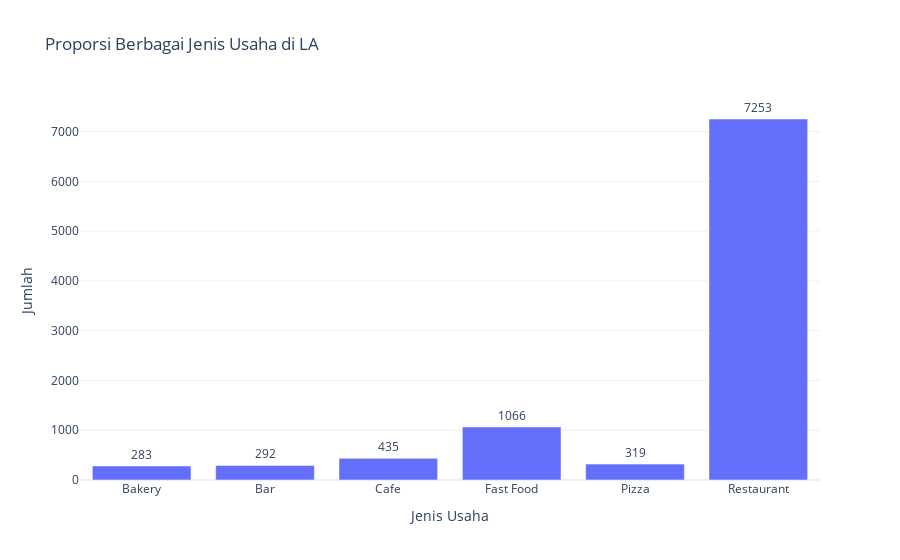

The notebook cell this image was saved under:
### Markdown cell above
Semua usaha yang ada telah dihitung berdasarkan jenisnya, selanjutnya mari visualisasikan datanya:

### Code cell
# Membuat barchart
fig = px.bar(grouped_data, x='object_type', y='id', 
             labels={'id':'Jumlah', 'object_type':'Jenis Usaha'}, 
             title='Proporsi Berbagai Jenis Usaha di LA',
             template= 'plotly_white',
             text_auto=True)
fig.update_traces(textfont_size=12, textangle=0, textposition="outside", cliponaxis=False)
fig.show()

### Figure 1 — Plotly figure (JSON) as saved in the notebook; plotly's stock layout.template omitted (floating-point values rounded to 4 significant figures)
{"data": [{"alignmentgroup": "True", "cliponaxis": false, "hovertemplate": "Jenis Usaha=%{x}<br>Jumlah=%{y}<extra></extra>", "legendgroup": "", "marker": {"color": "#636efa", "pattern": {"shape": ""}}, "name": "", "offsetgroup": "", "orientation": "v", "showlegend": false, "textangle": 0, "textfont": {"size": 12}, "textposition": "outside", "texttemplate": "%{y}", "type": "bar", "x": ["Bakery", "Bar", "Cafe", "Fast Food", "Pizza", "Restaurant"], "xaxis": "x", "y": [283, 292, 435, 1066, 319, 7253], "yaxis": "y"}], "layout": {"barmode": "relative", "legend": {"tracegroupgap": 0}, "title": {"text": "Proporsi Berbagai Jenis Usaha di LA"}, "xaxis": {"anchor": "y", "domain": [0, 1], "title": {"text": "Jenis Usaha"}}, "yaxis": {"anchor": "x", "domain": [0, 1], "title": {"text": "Jumlah"}}}}
